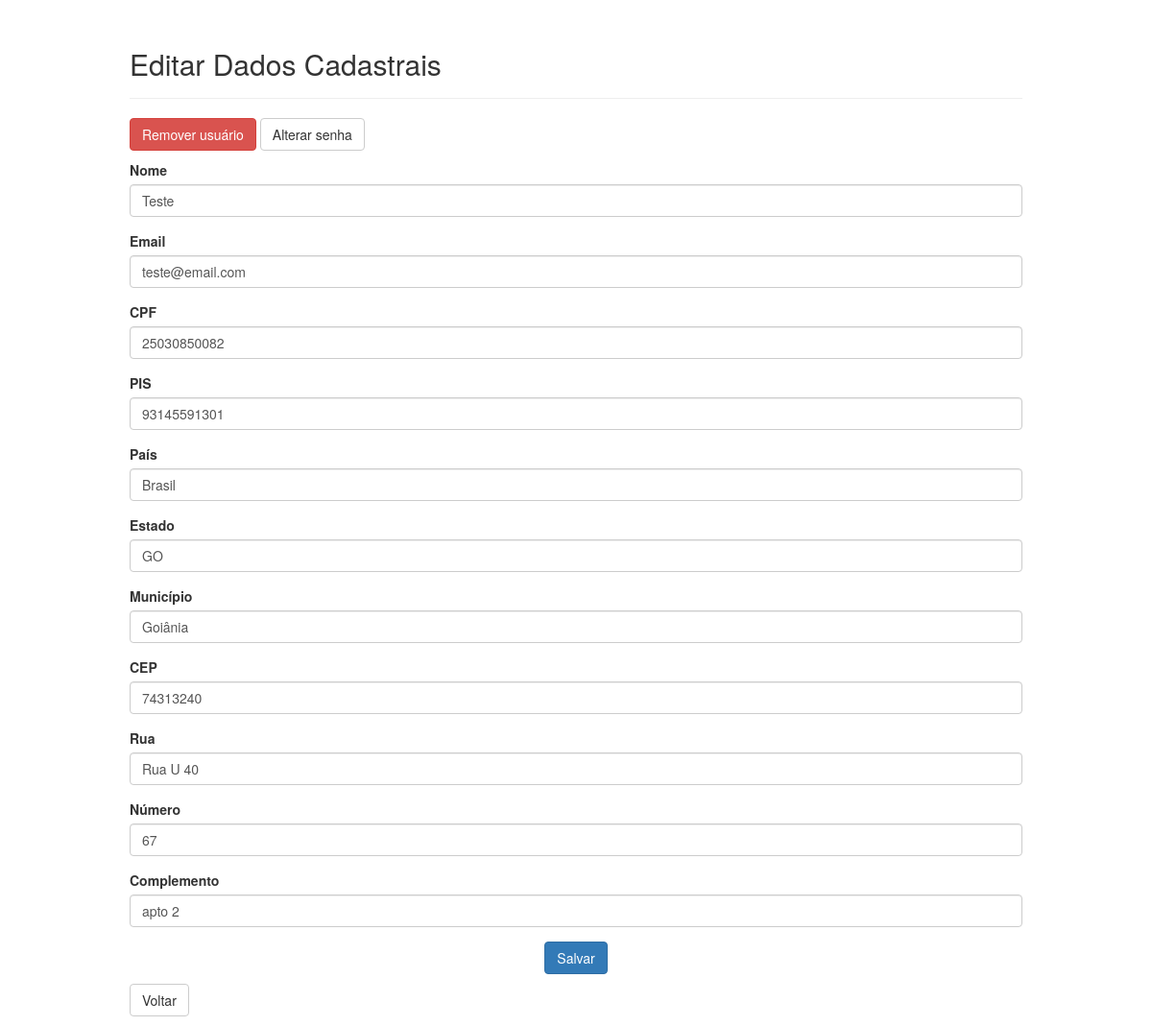
The app's page /edicao (signed in) with its own data.
### models.py (models this page shows, shortened)
class Usuarios(db.Model):
    __tablename__ = "usuarios"
    id = db.Column(db.Integer, primary_key=True, autoincrement=True, nullable=False)
    nome = db.Column(db.String(30), nullable=False)
    email = db.Column(db.String(30), unique=True, nullable=False)
    cpf = db.Column(db.String(11), unique=True, nullable=False)
    pis = db.Column(db.String(11), unique=True, nullable=False)
    senha = db.Column(db.String(32), nullable=False)
    pais = db.Column(db.String(15), nullable=False)
    estado = db.Column(db.String(2), nullable=False)
    municipio = db.Column(db.String(30), nullable=False)
    cep = db.Column(db.String(8), nullable=False)
    rua = db.Column(db.String(15), nullable=False)
    numero = db.Column(db.SmallInteger, nullable=False)
    complemento = db.Column(db.String(10), nullable=True)
    @property
    def is_authenticated(self):
        return True

### views.py (the view)
@app.route("/edicao")
def edicao():
    return render_template("editar.html")

### helpers.py (called while the page is built)
@lm.user_loader
def load_user(user_id):
    return Usuarios.query.get(user_id)

### templates/editar.html (shortened to what this page needs)
{% extends 'base.html' %}
{% block content %}
{% if current_user.is_authenticated %}
    <div class="container">
      <div class="page-header">
        <h2>Editar Dados Cadastrais</h2>
      </div>
      <a href="{{ url_for('excluir', id=current_user.id) }}" class="btn btn-danger">Remover usuário</a>
      <a href="{{ url_for('editar_senha') }}" class="btn btn-default">Alterar senha</a>
      <form action="{{ url_for('editar', id=current_user.id) }}" method="POST">
        <fieldset>
          <div class="form-group">
            <label for="nome">Nome</label>
            <input type="text" id="nome" name="nome" class="form-control" value="{{ current_user.nome }}">
          </div>
           <div class="form-group">
            <label for="email">Email</label>
            <input type="text" id="email" name="email" class="form-control" value="{{ current_user.email }}">
          </div>
          <div class="form-group">
            <label for="cpf">CPF</label>
            <input type="text" id="cpf" name="cpf" class="form-control" value="{{ current_user.cpf }}">
          </div>
          <div class="form-group">
            <label for="pis">PIS</label>
            <input type="text" id="pis" name="pis" class="form-control" value="{{ current_user.pis }}">
          </div>
          <div class="form-group">
            <label for="pais">País</label>
            <input type="text" id="pais" name="pais" class="form-control" value="{{ current_user.pais }}">
          </div>
          <div class="form-group">
            <label for="estado">Estado</label>
            <input type="text" id="estado" name="estado" class="form-control" value="{{ current_user.estado }}">
          </div>
          <div class="form-group">
            <label for="municipio">Município</label>
            <input type="text" id="municipio" name="municipio" class="form-control" value="{{ current_user.municipio }}">
          </div>
          <div class="form-group">
            <label for="cep">CEP</label>
            <input type="text" id="cep" name="cep" class="form-control" value="{{ current_user.cep }}">
          </div>
          <div class="form-group">
            <label for="rua">Rua</label>
            <input type="text" id="rua" name="rua" class="form-control" value="{{ current_user.rua }}">
          </div>
          <div class="form-group">
            <label for="numero">Número</label>
            <input type="text" id="numero" name="numero" class="form-control" value="{{ current_user.numero }}">
          </div>
          <div class="form-group">
            <label for="complemento">Complemento</label>
            <input type="text" id="complemento" name="complemento" class="form-control" value="{{ current_user.complemento }}">
          </div>
          <div style="text-align:center">
          <button type="submit" class="btn btn-primary btn-salvar">Salvar</button>
        </div>
        </fieldset>
      </form>
      <a href="{{ url_for('logado') }}"><input type="button" class="btn btn-default" value="Voltar"></a>
{% endif %}
{% endblock %}

### static/app.css (style rules this page uses)
body { padding-top: 10px; }
.btn { margin-bottom: 10px; }
.container { border-radius: 4px; margin: auto; width: 80%; }

### records on screen
Usuarios: nome "Teste", email "teste@email.com", cpf "25030850082", pis "93145591301", pais "Brasil", estado "GO", municipio "Goiânia", cep "74313240", rua "Rua U 40", numero "67", complemento "apto 2"
